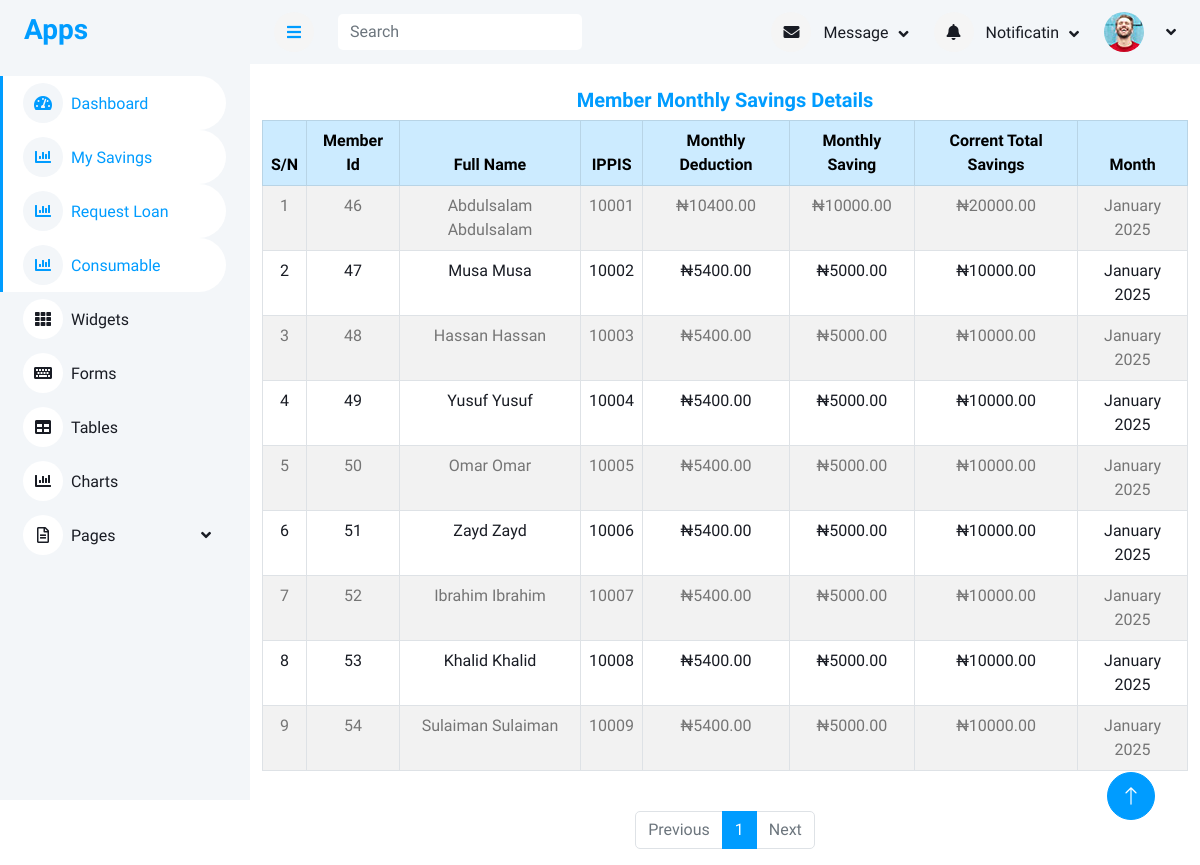
/get_upload_details/1/, run on the app's committed database.
### main/models.py (models this page shows, shortened)
class Savings(models.Model):
    member = models.ForeignKey(Member, on_delete=models.CASCADE)
    month = models.DateField(db_index=True)
    month_saving = models.DecimalField(max_digits=10, decimal_places=2)
    original_amount = models.DecimalField(max_digits=10, decimal_places=2, null=True, blank=True)
    date_created = models.DateTimeField(auto_now_add=True)
    class Meta:
        unique_together = ("member", "month")  # Prevents duplicates for the same month

### accounts/models.py (models this page shows, shortened)
class Member(models.Model):
    member = models.OneToOneField(User, on_delete=models.SET_NULL, null=True, blank=True)
    ippis = models.IntegerField(unique=True)  # Required and unique
    total_savings = models.DecimalField(max_digits=12, decimal_places=2, blank=True, null=True)

class User(AbstractUser):
    first_name = models.CharField(max_length=100)
    last_name = models.CharField(max_length=100)
    other_name = models.CharField(max_length=100)
    date_of_birth = models.DateField(blank=True,null=True)
    username = models.CharField(max_length=100, unique=True)
    department = models.CharField(max_length=100)
    unit = models.CharField(max_length=100)
    gender = models.ForeignKey(Gender, on_delete=models.CASCADE, blank=True, null=True)
    group = models.ForeignKey(UserGroup, on_delete=models.CASCADE, blank=True, null=True)
    marital_status = models.ForeignKey(MaritalStatus,on_delete=models.SET_NULL, null=True, blank=True)
    religion = models.ForeignKey(Religion, on_delete=models.SET_NULL, null=True, blank=True,)
    passport = models.ImageField(upload_to='passport', blank=True, null=True)
    member_number = models.CharField(max_length=100)

### main/views.py (the view)
# urls.py: path('get_upload_details/<int:month>/', views.get_upload_details, name='get_upload_details'),
def get_upload_details(request, month):
    savings_list = Savings.objects.filter(month__month=month)
    paginator = Paginator(savings_list, 100)  # Show 10 items per page
    page_number = request.GET.get("page")
    page_obj = paginator.get_page(page_number)
    return render(request,"main/get_upload_savings_details.html",{"page_obj": page_obj})

### templates/main/get_upload_savings_details.html
{% extends 'base/base.html' %}
{% block content %}
<div class="container mt-4">
    <h5 class="text-center text-primary ">Member Monthly Savings Details</h5>
<div class="table-responsive">
    <table class="table table-bordered table-striped table-hover text-center">
        <thead class="table-primary">
            <tr>
                <th>S/N</th>
                <th>Member Id</th>
                <th>Full Name</th>
                <th>IPPIS</th>
                <th>Monthly Deduction</th>
                <th>Monthly Saving</th>
                <th>Corrent Total Savings</th>
                <th>Month</th>
            </tr>
        </thead>
        <tbody class="text-dark">
            {% for save in page_obj %}
            <tr>
                <td>{{ forloop.counter }}</td>
                <td>{{ save.member.id }}</td>
                <td>{{ save.member.member.first_name }} {{ save.member.member.last_name }}</td>
                <td>{{ save.member.ippis }}</td>
                <td>₦{{ save.original_amount }}</td>
                <td>₦{{ save.month_saving }}</td>
                <td>₦{{ save.member.total_savings }}</td>
                <td>{{ save.month|date:"F Y" }}</td>
            </tr>
            {% empty %}
            <tr>
                <td colspan="7" class="text-center text-muted">No savings found for this month.</td>
            </tr>
            {% endfor %}
        </tbody>
    </table>
</div>
    <div class="d-flex justify-content-center mt-4">
        <nav aria-label="Page navigation">
            <ul class="pagination">
                {% if page_obj.has_previous %}
                <li class="page-item">
                    <a class="page-link" href="?page={{ page_obj.previous_page_number }}">Previous</a>
                </li>
                {% else %}
                <li class="page-item disabled">
                    <span class="page-link">Previous</span>
                </li>
                {% endif %}
                {% for num in page_obj.paginator.page_range %}
                <li class="page-item {% if page_obj.number == num %}active{% endif %}">
                    <a class="page-link" href="?page={{ num }}">{{ num }}</a>
                </li>
                {% endfor %}
                {% if page_obj.has_next %}
                <li class="page-item">
                    <a class="page-link" href="?page={{ page_obj.next_page_number }}">Next</a>
                </li>
                {% else %}
                <li class="page-item disabled">
                    <span class="page-link">Next</span>
                </li>
                {% endif %}
            </ul>
        </nav>
    </div>
</div>
{% endblock content %}

### static/css/style.css (style rules this page uses)
:root { --primary: #009CFF; --light: #F3F6F9; --dark: #191C24; }

### data on the page
Savings: member.id "46", member.member.first_name "Abdulsalam", member.member.last_name "Abdulsalam", member.ippis "10001", original_amount "10400.00", month_saving "10000.00", member.total_savings "20000.00", month "January 2025"
Savings: member.id "47", member.member.first_name "Musa", member.member.last_name "Musa", member.ippis "10002", original_amount "5400.00", month_saving "5000.00", member.total_savings "10000.00", month "January 2025"
Savings: member.id "48", member.member.first_name "Hassan", member.member.last_name "Hassan", member.ippis "10003", original_amount "5400.00", month_saving "5000.00", member.total_savings "10000.00", month "January 2025"
Savings: member.id "49", member.member.first_name "Yusuf", member.member.last_name "Yusuf", member.ippis "10004", original_amount "5400.00", month_saving "5000.00", member.total_savings "10000.00", month "January 2025"
Savings: member.id "50", member.member.first_name "Omar", member.member.last_name "Omar", member.ippis "10005", original_amount "5400.00", month_saving "5000.00", member.total_savings "10000.00", month "January 2025"
Savings: member.id "51", member.member.first_name "Zayd", member.member.last_name "Zayd", member.ippis "10006", original_amount "5400.00", month_saving "5000.00", member.total_savings "10000.00", month "January 2025"
Savings: member.id "52", member.member.first_name "Ibrahim", member.member.last_name "Ibrahim", member.ippis "10007", original_amount "5400.00", month_saving "5000.00", member.total_savings "10000.00", month "January 2025"
Savings: member.id "53", member.member.first_name "Khalid", member.member.last_name "Khalid", member.ippis "10008", original_amount "5400.00", month_saving "5000.00", member.total_savings "10000.00", month "January 2025"
Savings: member.id "54", member.member.first_name "Sulaiman", member.member.last_name "Sulaiman", member.ippis "10009", original_amount "5400.00", month_saving "5000.00", member.total_savings "10000.00", month "January 2025"

### other printed values
{{ num }} "1"
